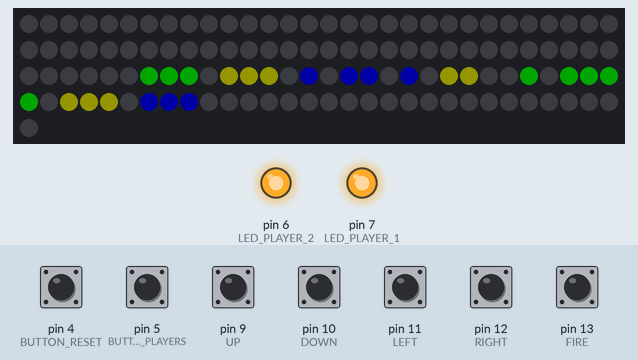
Simulated run of this sketch. Board: Arduino Uno, built with avr-gcc and run on an emulated ATmega328P. Parts: 121 RGB LEDs in strip order, left to right, continuing on the next row, output pins drawn as LEDs (lit = HIGH). The inputs (shaded band) are chosen by the test bench; at power-on: pin 4 (BUTTON_RESET), pin 5 (BUTTON_PLAYERS), pin 9 (UP), pin 10 (DOWN), pin 11 (LEFT), pin 12 (RIGHT), pin 13 (FIRE) HIGH. Dim RGB values are drawn brighter than linear; random numbers use the default seed unless the sketch sets one.

Above: at 1.2 s.
1.3 s: pin 13 (FIRE) pulled LOW for 0.15 s
At 2.0 s:
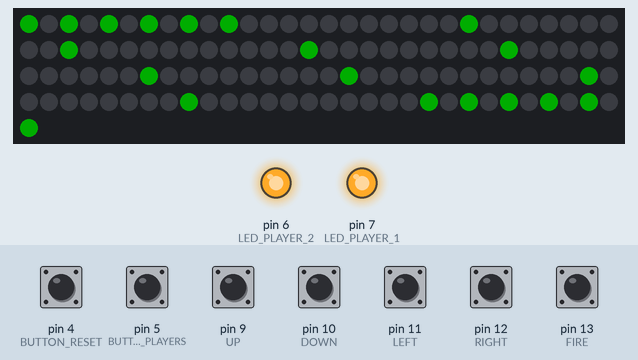
4.4 s: pin 13 (FIRE) pulled LOW for 1 s
At 5.26 s:
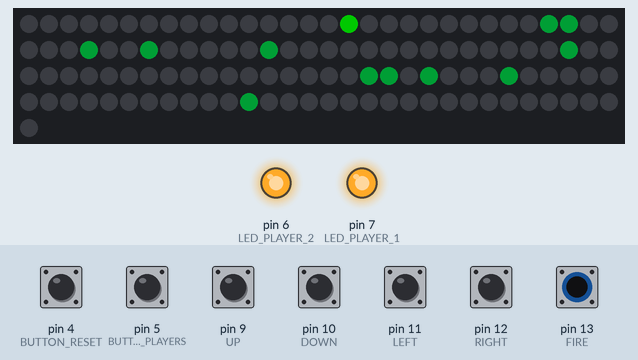
6.0 s: pin 5 (BUTTON_PLAYERS) pulled LOW for 0.15 s
At 6.66 s:
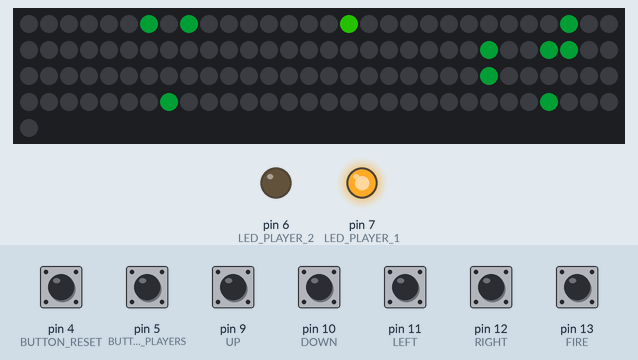
6.7 s: pin 9 (UP) pulled LOW for 1 s
At 7.59 s:
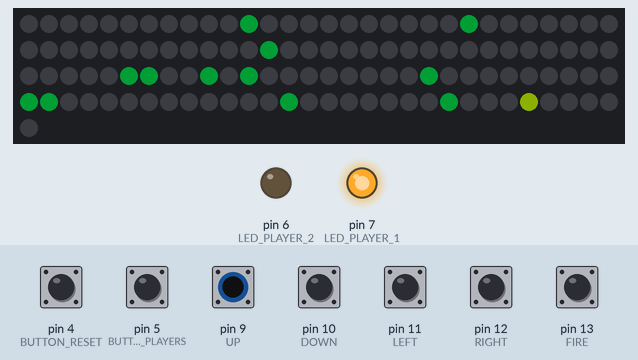
8.3 s: pin 10 (DOWN) pulled LOW for 0.15 s
9.0 s: pin 11 (LEFT) pulled LOW for 0.15 s
Timing chart, 0 to 12.0 s (numbered marks = the images above; inputs shaded):
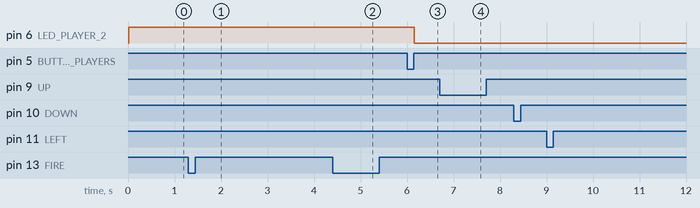

Measured:
- after the input at 6.0 s, pin 6 (LED_PLAYER_2): HIGH → LOW after 0.16 s

The sketch:

main.ino
```cpp
/*

  INCLUDES

*/

#include <Adafruit_NeoPixel.h>
#include "pitches.h" // the notes


/*

  DEFINES

*/


// Values for Arduino Uno

// GROUND blue
#define FIRE            13  // red
#define RIGHT           12  // white
#define LEFT            11  // orange
#define DOWN            10  // greeen
#define UP              9   // yellow
#define BUZZER          8   // white
#define LED_PLAYER_1    7   // red
#define LED_PLAYER_2    6   // yellow
#define BUTTON_PLAYERS  5   // yellow
#define BUTTON_RESET    4   // yellow
#define PIN             2   // green


// Values for Arduino Due
/*
#define FIRE            13
#define RIGHT           12
#define LEFT            11
#define DOWN            10
#define UP              9
#define BUZZER          8
#define LED_PLAYER_1    7
#define LED_PLAYER_2    6
#define BUTTON_PLAYERS  5
#define BUTTON_RESET    4
#define PIN             2
*/

#define STRIP_HEIGHT    10
#define STRIP_WIDTH     10
#define NUM_PIXELS      121
#define LEVEL_WIDTH     10
#define LEVEL_HEIGHT    10

/*

  GLOBAL VARIABLES

*/


int players = 1;
int display[NUM_PIXELS];
int game_state = 0;
bool button_players_last_state = 0;
bool button_reset_last_state = 0;
bool button_fire_player_1_last_state = 0;
bool button_fire_player_2_last_state = 0;
unsigned long debounce_button_players_time = 0;
unsigned long debounce_button_reset_time = 0;
unsigned long debounce_button_fire_player_1_time = 0;
unsigned long debounce_button_fire_player_2_time = 0;
unsigned long debounce_delay = 10;

Adafruit_NeoPixel pixels = Adafruit_NeoPixel(NUM_PIXELS, PIN, NEO_GRB + NEO_KHZ800);


void setup()
{

  Serial.begin(9600);

  randomSeed(analogRead(0));

  /*

    SETUP the connections

  */
  pinMode(FIRE, INPUT_PULLUP);
  pinMode(RIGHT, INPUT_PULLUP);
  pinMode(LEFT, INPUT_PULLUP);
  pinMode(DOWN, INPUT_PULLUP);
  pinMode(UP, INPUT_PULLUP);
  pinMode(LED_PLAYER_1, OUTPUT);
  pinMode(LED_PLAYER_2, OUTPUT);
  pinMode(BUTTON_PLAYERS, INPUT_PULLUP);
  pinMode(BUTTON_RESET, INPUT_PULLUP);

  digitalWrite(LED_PLAYER_1, HIGH);
  if (players == 2) digitalWrite(LED_PLAYER_2, HIGH);

  pixels.begin(); // This initializes the NeoPixel library.
  clear_all();

  //play_start_sound();

}


void set_number_of_players()
{
    if (players == 1)
    {
      players = 2;
      digitalWrite(LED_PLAYER_1, HIGH);
      digitalWrite(LED_PLAYER_2, HIGH);
    } else {
      players = 1;
      digitalWrite(LED_PLAYER_1, HIGH);
      digitalWrite(LED_PLAYER_2, LOW);
    }
}

void check_players_button()
{
  /*

    Checks if the PLAYERS button has been pressed
    and uses debouncing with milliseconds to avoid
    unprecize button press recognition

   */
  bool button_players_state = digitalRead(BUTTON_PLAYERS);

  if (button_players_state == 0)
  {
    debounce_button_players_time = millis();
    button_players_last_state = 0;
  }

  if (button_players_state == 1 && button_players_last_state == 0)
  {
    if (debounce_button_players_time + debounce_delay < millis())
    {
      set_number_of_players();
      button_players_last_state = 1;
    }
  }
}

void check_reset_button()
{
   /*

    Checks if the RESET button has been pressed
    and uses debouncing with milliseconds to avoid
    unprecize button press recognition

   */
  bool button_reset_state = digitalRead(BUTTON_RESET);

  if (button_reset_state == 0)
  {
    debounce_button_reset_time = millis();
    button_reset_last_state = 0;
  }

  if (button_reset_state == 1 && button_reset_last_state == 0)
  {
    if (debounce_button_reset_time + debounce_delay < millis())
    {
      reset();
      button_reset_last_state = 1;
    }
  }
}

bool check_fire_player_1()
{
  bool button_fire_player_1_state = !digitalRead(FIRE);
  if (button_fire_player_1_state == 0)
  {
    button_fire_player_1_last_state = 0;
    return false;
  }

  if (button_fire_player_1_state == 1 && button_fire_player_1_last_state == 0)
  {
    button_fire_player_1_last_state = 1;
    return true;
  }

  return false;
}


void reset()
{
 // tone(8, NOTE_C4, 50);
}

void loop()
{

  if (game_state == 0) loop_intro();
  if (game_state == 10) intro_01();
  if (game_state == 11) loop_01();

  check_players_button();
  check_reset_button();

  pixels.show();

}
```

00_library.ino
```cpp
/*

  General library
  Contains code that may be used by any game in the package

  www.awsm.de

 */

long rgb2int(byte r, byte g, byte b)
{
  return ((long)r << 16L) | ((long)g << 8L) | (long)b;
}

uint8_t red(uint32_t c)
{
  return (c >> 16);
}
uint8_t green(uint32_t c)
{
  return (c >> 8);
}
uint8_t blue(uint32_t c)
{
  return (c);
}


void draw_line(byte x, byte y, String line, long col, bool orientation = 0 )
{
  String opera = "0";

  for (byte j=0; j<= line.length();j++)
  {
    if (line[j] == opera[0])
    {
      if (orientation == 0)
      {
        draw_point(j+y,x,col);
      } else {
        draw_point(x,j+y,col);
      }
    }
  }
}


void draw_point(byte x, byte y, long col )
{
  pixels.setPixelColor( at_pixel(x,y), pixels.Color(red(col),green(col),blue(col)) );
}


byte at_pixel(byte x,byte y)
{

  // takes X,Y coordinate and returns the right pixel
  // top left is 0,0

  byte result = (STRIP_HEIGHT+1 - y) * (STRIP_WIDTH+1);

  if ( (STRIP_HEIGHT % 2) == 0 )
  {
    if ( (y % 2) != 0) result -= STRIP_WIDTH - x+1;
    if ( (y % 2) == 0) result -= x+1;
  }

  if ( (STRIP_HEIGHT % 2) != 0 )
  {
    if ( (y % 2) == 0) result -= STRIP_WIDTH - x+1;
    if ( (y % 2) != 0) result -= x+1;
  }

  return result;
}

void shift_display_down()
{
  // scrolls the display array
  for (int j=NUM_PIXELS-LEVEL_WIDTH; j>=0;j--) display[j+LEVEL_WIDTH+1]=display[j];
}

void clear_pixels()
{
  for(int i=0; i<NUM_PIXELS; i++) pixels.setPixelColor( i, pixels.Color(0,0,0));
}

void clear_all()
{
  for(int i=0; i<NUM_PIXELS; i++)
  {
    display[i] = 0;
    pixels.setPixelColor( i, pixels.Color(0,0,0));
  }
}
```

game_01.ino
```cpp
int delay_scroll = 200;
int delay_player = 30;

unsigned long last_time_player = 0;
unsigned long last_time_scroll = 0;

int player_x = STRIP_WIDTH /2;
int player_y = STRIP_HEIGHT-1;
int health = 100;

byte border_counter = 0;

void intro_01()
{
  if ( check_fire_player_1() ) game_state = 11;
  clear_pixels();

  border_counter++;

  for (byte y=0; y<=LEVEL_HEIGHT; y++)
  {
  for (byte x=0; x<=LEVEL_WIDTH; x++)
  {
    if (y == 0 || y == LEVEL_HEIGHT || x == 0 || x == LEVEL_WIDTH)
    {
      if (x%2 == y%2 && border_counter < 128) draw_point(x,y,rgb2int(0,50,0));
      if (x%2 != y%2 && border_counter >= 128) draw_point(x,y,rgb2int(0,50,0));
    }
  }
  }
}

void init_display_01()
{
  for(byte y=0; y<NUM_PIXELS; y++) display[y] = 0;
}


void show_world_01()
{

  // maps every entry in the display array to an LED

  byte y = 0;
  byte x = 0;
  for(byte j=0; j<NUM_PIXELS;j++)
  {

      int r = 0;
      int g = 0;
      int b = 0;

      if (display[j] == 1)
      {
        r = 0;
        g = 30;
        b = 10;
      }

      pixels.setPixelColor( at_pixel(x,y) , pixels.Color(r,g,b));

      x++;
      if(x == 11)
      {
        y++;
        x = 0;
      }

  }

}

void update_level_01()
{
  shift_display_down();

  // generate a random pattern on the first line of the display
  for (byte j=0; j<=LEVEL_WIDTH;j++) display[j] = random(1,16);

}


void read_position_player_1_01()
{
  player_x += !digitalRead(RIGHT) - !digitalRead(LEFT);
  player_y += !digitalRead(DOWN) - !digitalRead(UP);
  player_x = constrain(player_x,0,LEVEL_WIDTH);
  player_y = constrain(player_y,0,LEVEL_HEIGHT);
}

void display_player_01()
{
  pixels.setPixelColor( at_pixel(player_x,player_y), pixels.Color(100-health,health,0));
}

void check_collision_01()
{

  int collision_object;

  // needed because of how the LED strips are soldered together
  if (player_y % 2 == 0)
  {
    collision_object = display[at_pixel(LEVEL_WIDTH-player_x,LEVEL_HEIGHT-player_y)];
  } else {
    collision_object = display[at_pixel(player_x,LEVEL_HEIGHT-player_y)];
  }

  if (collision_object == 1)
  {
    health-=4;
    //tone(8, NOTE_C4, 50);
    if (health <0) health = 0;
  }

}

void loop_01()
{

  if ( check_fire_player_1() ) Serial.println("FIRE");

  if (millis() > last_time_player + delay_player)
  {
    read_position_player_1_01();
    delay_scroll=player_y*10;
    check_collision_01();
    last_time_player = millis();
  }

  if (millis() > last_time_scroll + delay_scroll)
  {
    update_level_01();
    check_collision_01();
    last_time_scroll = millis();
  }

  show_world_01();
  display_player_01();

}
```

intro.ino
```cpp
/*

  INTRO

*/

int intro_stepper = 0;
int intro_n = 1;
int intro_e = 1;
int intro_o = 1;

void intro_show_logo()
{

  if (intro_stepper == 1)
  {
    intro_n = 1;
    intro_e = 1;
    intro_o = 1;
  }

  if (intro_stepper == 200)
  {
    intro_n = 0;
    intro_e = 1;
    intro_o = 1;
  }

  if (intro_stepper == 240)
  {
    intro_n = 1;
    intro_e = 0;
    intro_o = 1;
  }

  if (intro_stepper == 280)
  {
    intro_n = 1;
    intro_e = 1;
    intro_o = 0;
  }

  if (intro_stepper == 320) intro_stepper = 0;

  intro_stepper++;

  draw_line(0,1+intro_n, String("000"), rgb2int(0,0,40), 1);
  draw_line(1,1+intro_n, String("0"), rgb2int(0,0,40), 1);
  draw_line(2,1+intro_n, String("000"), rgb2int(0,0,40), 1);

  draw_line(4,1+intro_e, String("000"), rgb2int(20,20,0), 1);
  draw_line(5,1+intro_e, String("000"), rgb2int(20,20,0), 1);
  draw_line(6,1+intro_e, String("0.0"), rgb2int(20,20,0), 1);

  draw_line(8,1+intro_o, String("000"), rgb2int(0,40,0), 1);
  draw_line(9,1+intro_o, String("0.0"), rgb2int(0,40,0), 1);
  draw_line(10,1+intro_o, String("000"), rgb2int(0,40,0), 1);

  if (intro_n == 0) draw_line(3+1,0, String("000"), rgb2int(40,0,0));
  if (intro_e == 0) draw_line(3+1,4, String("000"), rgb2int(40,0,0));
  if (intro_o == 0) draw_line(3+1,8, String("000"), rgb2int(40,0,0));
}


void loop_intro()
{
  if ( check_fire_player_1() ) game_state = 10;

  clear_pixels();
  intro_show_logo();
}
```

pitches.h
```cpp
/*************************************************
 * Public Constants
 *************************************************/

#define NOTE_B0  31
#define NOTE_C1  33
#define NOTE_CS1 35
#define NOTE_D1  37
#define NOTE_DS1 39
#define NOTE_E1  41
#define NOTE_F1  44
#define NOTE_FS1 46
#define NOTE_G1  49
#define NOTE_GS1 52
#define NOTE_A1  55
#define NOTE_AS1 58
#define NOTE_B1  62
#define NOTE_C2  65
#define NOTE_CS2 69
#define NOTE_D2  73
#define NOTE_DS2 78
#define NOTE_E2  82
#define NOTE_F2  87
#define NOTE_FS2 93
#define NOTE_G2  98
#define NOTE_GS2 104
#define NOTE_A2  110
#define NOTE_AS2 117
#define NOTE_B2  123
#define NOTE_C3  131
#define NOTE_CS3 139
#define NOTE_D3  147
#define NOTE_DS3 156
#define NOTE_E3  165
#define NOTE_F3  175
#define NOTE_FS3 185
#define NOTE_G3  196
#define NOTE_GS3 208
#define NOTE_A3  220
#define NOTE_AS3 233
#define NOTE_B3  247
#define NOTE_C4  262
#define NOTE_CS4 277
#define NOTE_D4  294
#define NOTE_DS4 311
#define NOTE_E4  330
#define NOTE_F4  349
#define NOTE_FS4 370
#define NOTE_G4  392
#define NOTE_GS4 415
#define NOTE_A4  440
#define NOTE_AS4 466
#define NOTE_B4  494
#define NOTE_C5  523
#define NOTE_CS5 554
#define NOTE_D5  587
#define NOTE_DS5 622
#define NOTE_E5  659
#define NOTE_F5  698
#define NOTE_FS5 740
#define NOTE_G5  784
#define NOTE_GS5 831
#define NOTE_A5  880
#define NOTE_AS5 932
#define NOTE_B5  988
#define NOTE_C6  1047
#define NOTE_CS6 1109
#define NOTE_D6  1175
#define NOTE_DS6 1245
#define NOTE_E6  1319
#define NOTE_F6  1397
#define NOTE_FS6 1480
#define NOTE_G6  1568
#define NOTE_GS6 1661
#define NOTE_A6  1760
#define NOTE_AS6 1865
#define NOTE_B6  1976
#define NOTE_C7  2093
#define NOTE_CS7 2217
#define NOTE_D7  2349
#define NOTE_DS7 2489
#define NOTE_E7  2637
#define NOTE_F7  2794
#define NOTE_FS7 2960
#define NOTE_G7  3136
#define NOTE_GS7 3322
#define NOTE_A7  3520
#define NOTE_AS7 3729
#define NOTE_B7  3951
#define NOTE_C8  4186
#define NOTE_CS8 4435
#define NOTE_D8  4699
#define NOTE_DS8 4978
```

sound.ino
```cpp
int melody[] = { NOTE_C4, NOTE_B3, NOTE_C4 };

// note durations: 4 = quarter note, 8 = eighth note, etc.:
int noteDurations[] = { 4, 8, 8 };


void play_start_sound()
{
  for (int thisNote = 0; thisNote < 3; thisNote++)
  {

    // to calculate the note duration, take one second divided by the note type.
    //e.g. quarter note = 1000 / 4, eighth note = 1000/8, etc.
    int noteDuration = 1000 / noteDurations[thisNote];
    //tone(BUZZER, melody[thisNote], noteDuration);

    // to distinguish the notes, set a minimum time between them.
    // the note's duration + 30% seems to work well:
    int pauseBetweenNotes = noteDuration * 1.30;
    delay(pauseBetweenNotes);
    // stop the tone playing:

    //noTone(BUZZER);
  }
}
```
